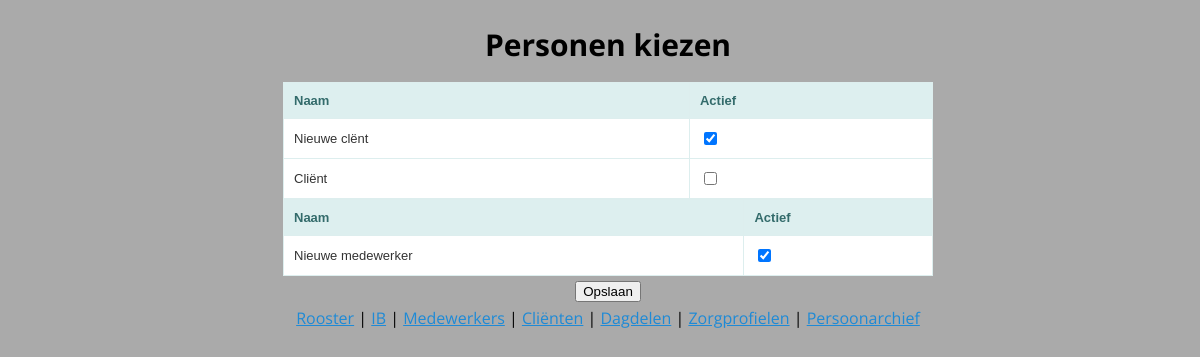
The app's page /persons/, older data.
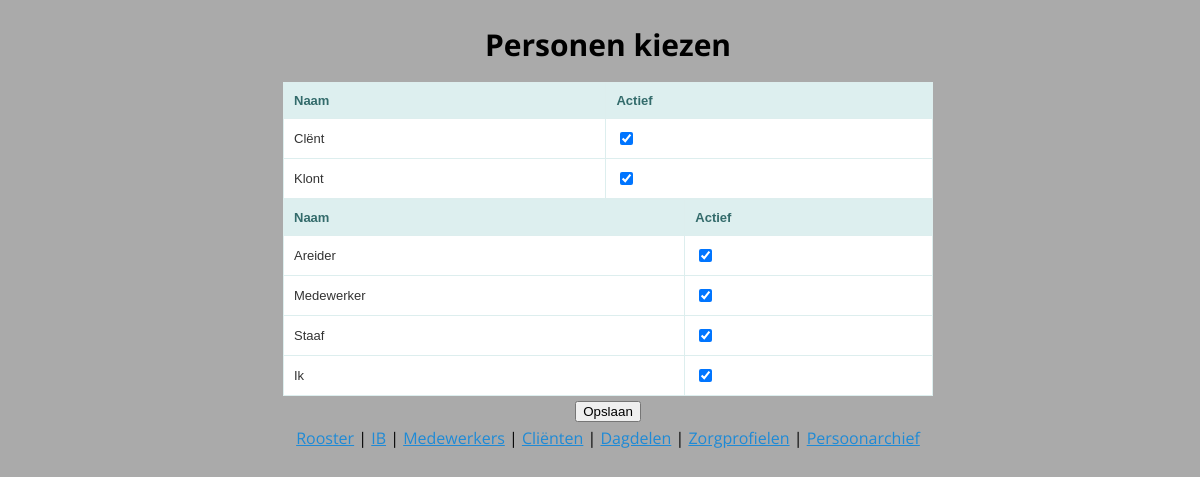
The same page, newer data.
### roosterapp/sql.py (models this page shows)
class Client(Base):
    __tablename__ = 'clients'
    person_id = Column(Integer, ForeignKey("persons.id"), primary_key=True)
    profile_id = Column(Integer, ForeignKey("profiles.id"))
    hours = Column(Integer, default=0)
    person = relationship("Person")
    sessions = relationship("Session", backref="client", cascade="delete, delete-orphan")

class Person(Base):
    __tablename__ = 'persons'
    id = Column(Integer, primary_key=True)
    name = Column(String(127))
    active = Column(Boolean, default=True)
    atttendance = relationship("Presence", backref="person", cascade="delete, delete-orphan")

class Staff(Base):
    __tablename__ = 'staffs'
    person_id = Column(Integer, ForeignKey("persons.id"), primary_key=True)
    min_hours = Column(Integer, default=0)
    max_hours = Column(Integer, default=0)
    person = relationship("Person")
    sessions = relationship("Session", backref="staff", cascade="delete, delete-orphan")

### roosterapp/routes.py (the view)
@person_switch.route('/', methods=['GET'])
def show_persons():
    clients = app.db.session.query(Client).all()
    staffs = app.db.session.query(Staff).all()
    return render_template('switch_persons.html', clients=clients, staffs=staffs)

### roosterapp/templates/switch_persons.html (shortened to what this page needs)
{% extends 'base.html' %}
{% block body %}
<h1> Personen kiezen </h1>
<form action="/persons/update" method="POST">
<div class="row">
    <div class="column">
    {% if clients|length < 1 %}
        <h4>Er zijn nog geen cliënten in het systeem. Voeg ze <a href="/clients">hier</a> toe.</h4>
    {% else %}
        <table style="width: 50em;">
            <tr>
                <th>Naam</th>
                <th>Actief</th>
            </tr>
            {% for client in clients %}
                <tr>
                    <td><label for="{{ client.person.id }}">{{ client.person.name }}</label></td>
                    <td><input type="checkbox" name="{{ client.person.id }}" id="{{ client.person.id }}"{% if client.person.active %} checked="checked"{% endif %}></td>
                </tr>
            {% endfor %}
        </table>
    {% endif %}
    </div>
    <div class="column">
        {% if staffs|length < 1 %}
        <h4>Er zijn nog geen medewerkers in het systeem. Voeg ze <a href="/staffs">hier</a> toe.</h4>
        {% else %}
            <table style="width: 50em;">
                <tr>
                    <th>Naam</th>
                    <th>Actief</th>
                </tr>
                {% for staff in staffs %}
                <tr>
                    <td><label for="{{ staff.person.id }}">{{ staff.person.name }}</label></td>
                    <td><input type="checkbox" name="{{ staff.person.id }}" id="{{ staff.person.id }}"{% if staff.person.active %} checked="checked"{% endif %}></td>
                </tr>
                {% endfor %}
            </table>
        {% endif %}
        </div>
</div>
<input type="submit" value="Opslaan">
</form>
{% endblock %}

Row changes from the older to the newer data that the page shows:
removed Client: person.name "Cliënt"
changed Client: person.name "Nieuwe clënt" → "Clënt"
added Client: person.name "Klont", person.id "☑"
changed Staff: person.name "Nieuwe medewerker" → "Areider"
added Staff: person.name "Medewerker", person.id "☑"
added Staff: person.name "Staaf", person.id "☑"
added Staff: person.name "Ik", person.id "☑"
